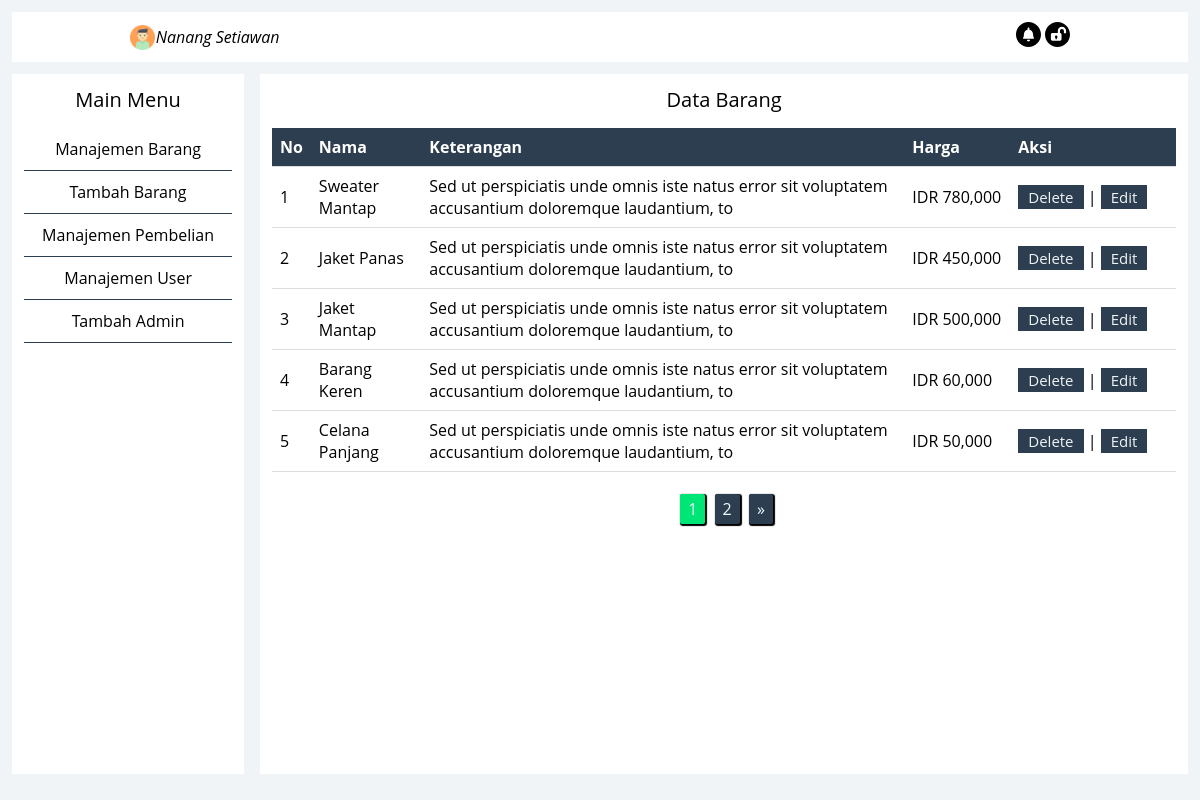
Screenshot of /admin/index.php?halaman=barang (signed in) with the database file from the repository.
### tables this page shows
CREATE TABLE `barang` (
  `id_barang` int(11) NOT NULL,
  `nama` varchar(20) NOT NULL,
  `keterangan` longtext NOT NULL,
  `harga` int(11) NOT NULL,
  `stok` int(11) NOT NULL,
  `foto` text NOT NULL
);

### admin/barang.php (the view, shortened to what this page needs)
<?php
    include 'db.php';
    $jmlhl = 5;
    $jmlbr = mysqli_query($konek,"SELECT * FROM barang");
    $htng = mysqli_num_rows($jmlbr);
    $jmlhlmn = ceil($htng / $jmlhl);
    $halaktif = (isset($_GET['page'])) ? $_GET['page'] : 1;
    $awal = ($jmlhl * $halaktif) - $jmlhl;
    $sql = "SELECT * FROM barang  ORDER BY id_barang DESC LIMIT $awal,$jmlhl";
    $barang = mysqli_query($konek,$sql);
?>
            <h1>Data Barang</h1>
            <table>
                <thead>
                  <tr class="table-active">
                    <th scope="col">No</th>
                    <th scope="col">Nama</th>
                    <th scope="col">Keterangan</th>
                    <th width="90px">Harga</th>
                    <th width="150px">Aksi</th>
                  </tr>
                </thead>
                <tbody>
                <?php $no = 1; foreach($barang as $data) : ?>
                  <tr>
                    <td><?= $no++; ?></td>
                    <td><?= $data['nama']; ?></td>
                    <td><?= substr($data['keterangan'],0,100); ?></td>
                    <td>IDR <?= number_format($data['harga']); ?></td>
                    <td><a class="btn" onclick="return confirm('Yakin hapus')" href="del.php?id=<?= $data['id_barang']; ?>">Delete</a> | <a class="btn" href="edit.php?id=<?= $data['id_barang']; ?>">Edit</a></td>
                  </tr>
<?php endforeach; ?>
                </tbody>
            </table>
<br>
    <div class="ang">
        <div class="ss">
                <ol class="angka">
                    <?php for($i = 1; $i<= $jmlhlmn; $i++) : ?>
                        <?php if($i == $halaktif) : ?>
                            <li class="an ac"><a href="?halaman=barang&page=<?= $i; ?>"><?= $i; ?></a></li>
                        <?php else : ?>
                            <li class="an"><a href="?halaman=barang&page=<?= $i; ?>"><?= $i; ?></a></li>
                        <?php endif; ?>
                    <?php endfor; ?>
                    <?php if($halaktif < $jmlhlmn) : ?>
                        <li class="an"><a href="?halaman=barang&page=<?= $halaktif + 1 ?>">&raquo;</a></li>
                    <?php endif; ?>
                </ol>
                </div>
    </div>
    </div>
</div>
</body>
</html>

### admin/index.php (shortened to what this page needs)
<?php
    include 'db.php';
?>
<!DOCTYPE html>
<html lang="en">
<head>
    <link rel="stylesheet" href="main.css">
</head>
<body>
    <div class="nave">
        <div class="naves">
            <div class="owner">
                <img src="../img/avatar1.png" width="25px" height="25px" alt="">
                <i><?= $_SESSION['idnama']; ?> </i>
            </div>
            <div class="icons">
                <i><img src="../img/notification.svg" width="25px" height="25px" alt=""></i>
                <a href="logout.php" title="Logout"><i><img src="../img/icons/unlock.svg" width="25px" height="25px" alt=""></i></a>
            </div>
        </div>
    </div>
    <div class="maine">
        <div class="menus">
        <h1>Main Menu</h1>
            <ul>
                <li class="mn"><a href="?halaman=barang">Manajemen Barang</a></li>
                <li class="mn"><a href="?halaman=addbarang">Tambah Barang</a></li>
                <li class="mn"><a href="?halaman=pembelian">Manajemen Pembelian</a></li>
                <li class="mn"><a href="?halaman=user">Manajemen User</a></li>
                <li class="mn"><a href="?halaman=adminadd">Tambah Admin</a></li>
            </ul>
        </div>
        <div class="utama">
            <?php
                if(isset($_GET['halaman'])){
                    if($_GET['halaman'] == 'barang'){
                        include 'barang.php';
                    }
                    elseif($_GET['halaman'] == 'pembelian'){
                        include 'pembelian.php';
                    }
                    elseif($_GET['halaman'] == 'user'){
                        include 'user.php';
                    }
                    elseif($_GET['halaman'] == 'adminadd'){
                        include 'adminadd.php';
                    }
                    elseif($_GET['halaman'] == 'addbarang'){
                        include 'add.php';
                    }
                }
            ?>
</body>

### admin/main.css (style rules this page uses)
* { margin: 0; padding: 0; font-family: 'Open Sans', sans-serif; }
body { background-color: #F0F4F7 !important; }
.maine { display: flex; width: 100%; padding: 1%; box-sizing: border-box; }
.menus { width: 20%; background-color: #fff; height: 700px; padding: 1%; box-sizing: border-box; margin-right: 8px; }
h1 { text-align: center; font-size: 20px !important; font-weight: normal; margin-bottom: 15px; }
li.mn { list-style: none; text-align: center; border-bottom: 1px solid #2c3e50; }
li.mn > a { padding: 10px; text-decoration: none; display: inline-block; color: black; }
.utama { background: #fff; height: 700px; padding: 1%; box-sizing: border-box; width: 80%; margin-left: 8px; }
.nave { margin: 1%; margin-bottom: 0; height: 50px; background-color: #fff; }
.naves { display: flex; justify-content: space-between; align-items: center; width: 80%; margin: 0 auto; }
.nave { display: flex; align-items: center; }
.owner { width: 150px; display: flex; align-items: center; justify-content: space-between; }
.ang { margin: 0 auto; display: flex; justify-content: center; }
.angka>li.an { display: inline-block; padding: 4px 8px; margin-left: 5px; border-radius: 2px; background-color: #2c3e50; box-shadow: 1px 1px 1px 1px; }
.angka > li.an >a { color: aliceblue; text-decoration: none; }
.angka { margin: auto 0; }
.ac { background-color: #00e676 !important; }
table { border-collapse: collapse; width: 100%; }
th { background-color: #2c3e50; color: #fff; }
th, td { padding: 8px; text-align: left; border-bottom: 1px solid #ddd; }
.btn { background-color : #2c3e50; text-decoration: none; padding: 2px 10px; color: #F0F4F7; font-size: 15px; }

### rows the page displays
barang: nama "Sweater Mantap", keterangan "Sed ut perspiciatis unde omnis iste natus error sit voluptatem accusantium doloremque laudantium, to", harga "780,000"
barang: nama "Jaket Panas", keterangan "Sed ut perspiciatis unde omnis iste natus error sit voluptatem accusantium doloremque laudantium, to", harga "450,000"
barang: nama "Jaket Mantap", keterangan "Sed ut perspiciatis unde omnis iste natus error sit voluptatem accusantium doloremque laudantium, to", harga "500,000"
barang: nama "Barang Keren", keterangan "Sed ut perspiciatis unde omnis iste natus error sit voluptatem accusantium doloremque laudantium, to", harga "60,000"
barang: nama "Celana Panjang", keterangan "Sed ut perspiciatis unde omnis iste natus error sit voluptatem accusantium doloremque laudantium, to", harga "50,000"

### other values shown
$_SESSION['idnama'] "Nanang Setiawan"
